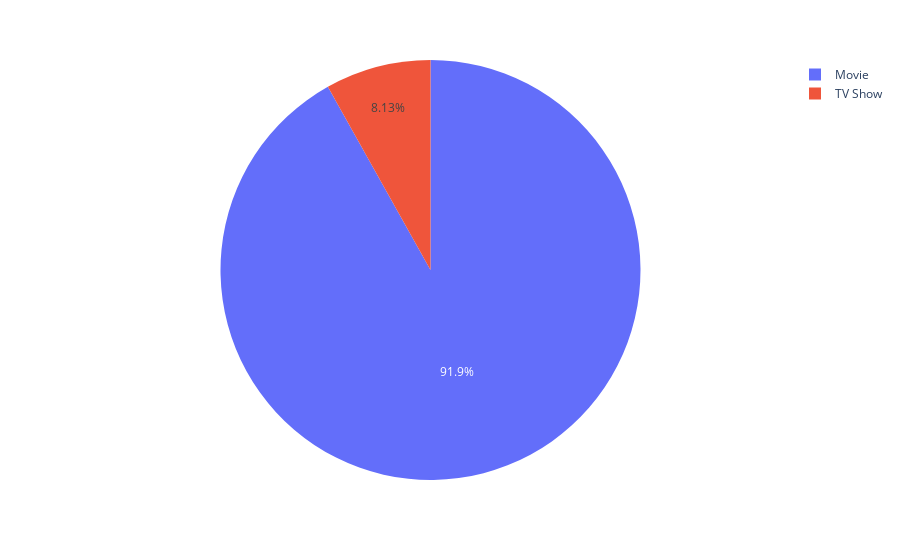

Notebook code cell kept with this figure:
### Code cell
indian_pie = px.pie(India_Tv_shows,names='type',)
indian_pie.show()

### Figure 1 — Plotly figure (JSON) as saved in the notebook; plotly's stock layout.template omitted (floating-point values rounded to 4 significant figures; data arrays with more than 128 entries replaced by an {"elided": "..."} marker saying what was removed)
{"data": [{"domain": {"x": [0, 1], "y": [0, 1]}, "hovertemplate": "type=%{label}<extra></extra>", "labels": {"elided": "972 str values"}, "legendgroup": "", "name": "", "showlegend": true, "type": "pie"}], "layout": {"legend": {"tracegroupgap": 0}, "margin": {"t": 60}}}
